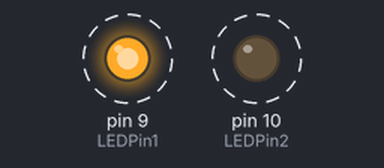
This sketch was run on a simulated Arduino Mega 2560, built with avr-gcc and run on an emulated ATmega2560. Parts: output pins drawn as LEDs (lit = HIGH). Dashed ring = blinking.

Above: at 0.05 s.
Timing chart, 0 to 3.0 s (numbered marks = the images above):
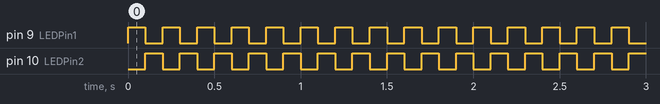

Measured:
- by itself, pin 9 (LEDPin1), pin 10 (LEDPin2): alternates HIGH for 0.10 s and LOW for 0.10 s

The sketch:

FlashLED.ino
```cpp
// init pins
uint8_t* port = &PORTH;
const uint8_t LEDPin1 = 6;
const uint8_t LEDPin2 = 10;

void setup() {
  // put your setup code here, to run once:
  // pinMode(LEDPin1, OUTPUT);
  DDRH |= 1 << LEDPin1;
  pinMode(LEDPin2, OUTPUT);
}

void loop() {
  // put your main code here, to run repeatedly:

  // read, modify, write example
  *port |= 1 << LEDPin1;
  delay(100);
  *port &= ~(1 << LEDPin1);

  // digital write example
  digitalWrite(LEDPin2, HIGH);
  delay(100);
  digitalWrite(LEDPin2, LOW);

}
```
